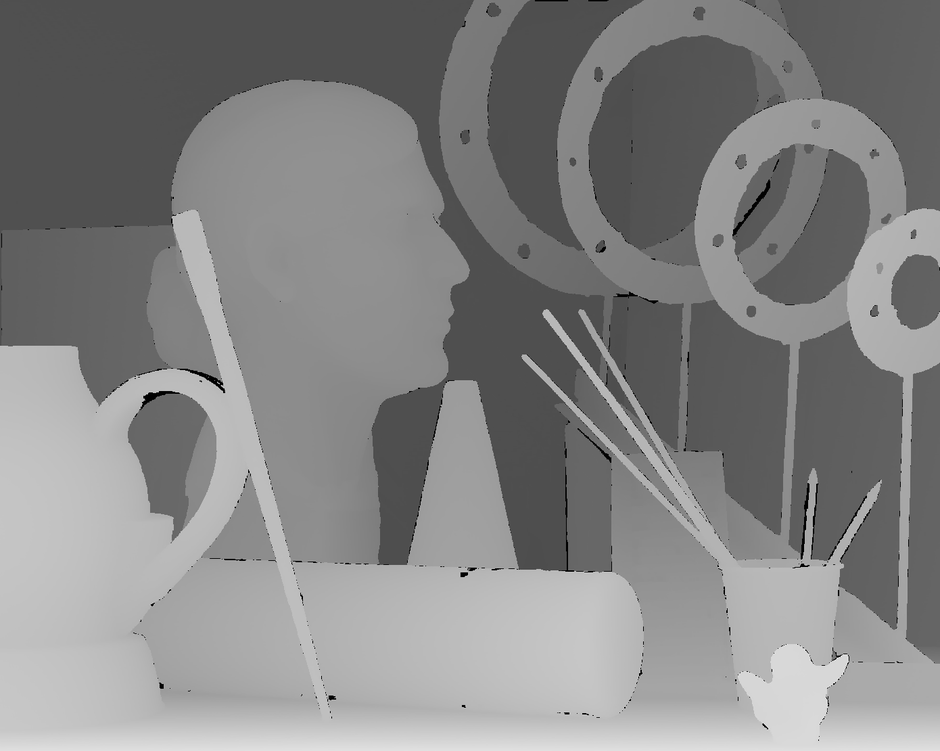
#> input picture Stereo images and disparity maps/PSNR_Assignment2/PSNR_Python/gt/Art/disp1.png, 940 x 751 px, shrunk from 1390 x 1110 before the run, found by its file name
$ python psnr_cal.py
#> lines starting #> are read from the running program, lines starting #| are printed output that depends on the picture
from PIL import Image
import numpy
import math

home_dir = "C:/Users/User/Documents/Cityu files/Year 3/Sem B/CS4186 Computer Vision and Image Processing/Assignments/Assignment2/"

def psnr(img1, img2):
    mse = numpy.mean( ((img1 - img2)) ** 2 )
    if mse == 0:
        return 'INF'
    PIXEL_MAX = 255.0
    return 20 * math.log10(PIXEL_MAX / math.sqrt(mse))

def test():
    test_imgs = ["Art", "Dolls", "Reindeer"]

    for index in range(3):
        gt_names = home_dir + "PSNR_Assignment2/PSNR_Python/gt/"+test_imgs[index]+"/disp1.png";
        gt_img = numpy.array(Image.open(gt_names),dtype=float);


        pred_names = home_dir + "PSNR_Assignment2/PSNR_Python/pred/" +test_imgs[index]+"/disp1.png";
        pred_img = numpy.array(Image.open(pred_names),dtype=float);

# When calculate the PSNR:
# 1.) The pixels in ground-truth disparity map with '0' value will be neglected.
# 2.) The left part region (1-250 columns) of view1 is not included as there is no
#   corresponding pixels in the view5.
        [h,l] = gt_img.shape
#> h = 751; l = 940
        gt_img = gt_img[:, 250:l]
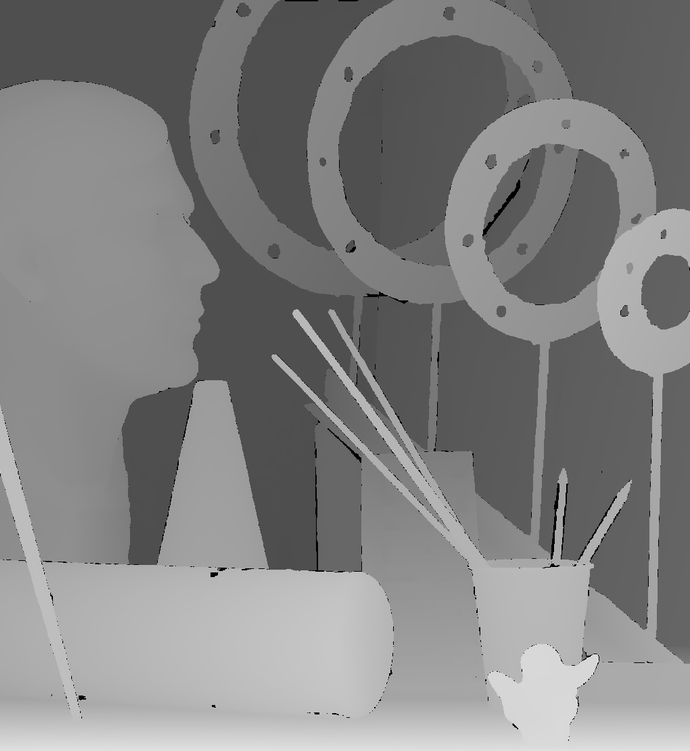
#> gt_img: shape (751, 690) float64; min 0, max 254, mean 129.9
        pred_img = pred_img[:, 250:l]
        pred_img[gt_img==0]= 0

        peaksnr = psnr(pred_img,gt_img);
#> in psnr, `mse = numpy.mean( ((img1 - img2)) ** 2 )`: mse = 0
#> peaksnr = 'INF'
#> (the run stopped early here; a loop or call above may not have finished)
